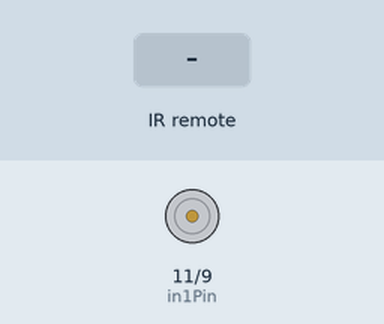
Recording of a sketch running on a simulated Arduino Uno, built with avr-gcc and run on an emulated ATmega328P. On the bench: motor-driver pin pairs drawn as motors (green arrow = first pin HIGH = forward, orange = second pin HIGH = backward, longer = more drive, scaled by the enable pin). Inputs (shaded band) come from the test bench. What the sketch prints to the serial monitor is not drawn.

Above: at 1.2 s.
1.3 s: infrared code 0xFF629D received
At 1.7 s:
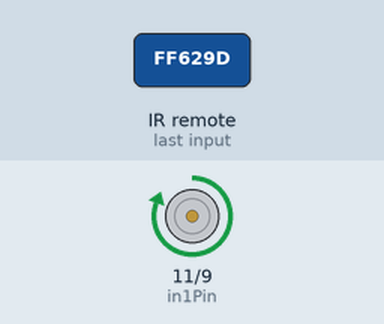
2.8 s: infrared code 0xFFA857 received
At 4.0 s:
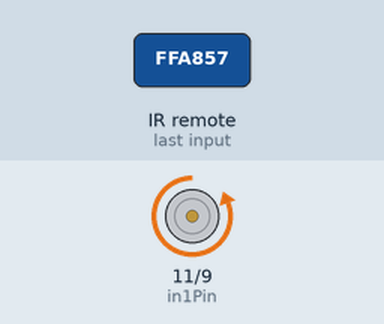
4.3 s: infrared code 0xFF02FD received
At 5.3 s:
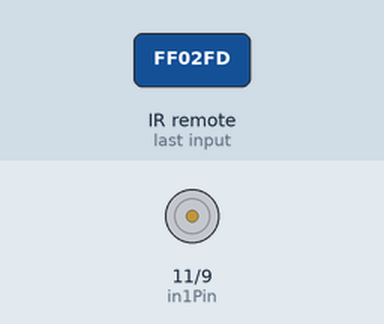
Timing chart, 0 to 7.3 s (numbered marks = the images above; inputs shaded):
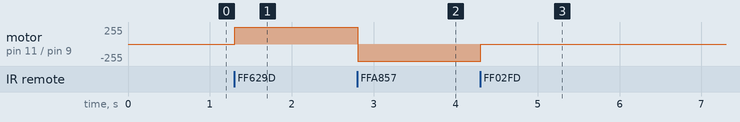

Measured:
- after the input at 1.3 s, motor on pin 11 (in1Pin) / pin 9 (in2Pin): stopped → forward 255/255 at once
- after the input at 2.8 s, motor on pin 11 (in1Pin) / pin 9 (in2Pin): forward 255/255 → backward 255/255 at once
- after the input at 4.3 s, motor on pin 11 (in1Pin) / pin 9 (in2Pin): backward 255/255 → stopped at once

The sketch:

Project_26_IR_Remote_Fan.ino
```cpp
/*

Electronics Learning Starter Kit for Arduino

Project 26

IR Remote Fan

Edit By Keyes

*/

#include <IRremote.h> // 引入红外库 (需 2.0.1 版本)

// --- 1. 红外接收器引脚定义及对象创建 ---
const int RECV_PIN = 2; // 红外接收器信号引脚 D2
IRrecv irrecv(RECV_PIN); // 创建红外接收对象
decode_results results;  // 存放解码结果的对象

// --- 2. L293D 电机控制引脚定义 ---
const int enablePin = 10; // D10: 控制电机速度 (PWM)
const int in1Pin = 11;    // D11: 控制电机方向1
const int in2Pin = 9;     // D9:  控制电机方向2

void setup() {
  Serial.begin(9600);      // 初始化串口，波特率 9600
  irrecv.enableIRIn();     // 启动红外接收器

  // 设置电机引脚为输出模式
  pinMode(enablePin, OUTPUT);
  pinMode(in1Pin, OUTPUT);
  pinMode(in2Pin, OUTPUT);

  Serial.println("系统初始化完毕，等待红外信号...");
}

void loop() {
  // 如果成功接收并解码了红外信号
  if (irrecv.decode(&results)) {
    // 在串口打印接收到的十六进制(HEX)红外代码
    Serial.print("收到红外代码: 0x");
    Serial.println(results.value, HEX);

    // 根据收到的按键代码执行相应动作
    switch (results.value) {

      // 按键 1 (示例代码)：正转 (您可以改成遥控器上的"上"键代码)
      case 0xFF629D:
        setMotor(255, false); // 全速正转
        Serial.println("动作: 风扇正转 (FORWARD)");
        break;

      // 按键 2 (示例代码)：反转 (您可以改成遥控器上的"下"键代码)
      case 0xFFA857:
        setMotor(255, true);  // 全速反转
        Serial.println("动作: 风扇反转 (BACKWARD)");
        break;

      // 按键 3 (示例代码)：停止 (您可以改成遥控器上的"OK"或"停止"键代码)
      case 0xFF02FD:
        setMotor(0, false);   // 速度设为 0，停止
        Serial.println("动作: 风扇停止 (STOP)");
        break;

      default:
        // 未知按键不执行任何操作
        break;
    }

    // 恢复接收下一个信号
    irrecv.resume();
  }

  delay(100); // 略微延时，避免按键连发过度读取
}

// --- 3. 自定义电机控制函数 ---
void setMotor(int speed, boolean reverse) {
  analogWrite(enablePin, speed);
  digitalWrite(in1Pin, !reverse);
  digitalWrite(in2Pin, reverse);
}
```
